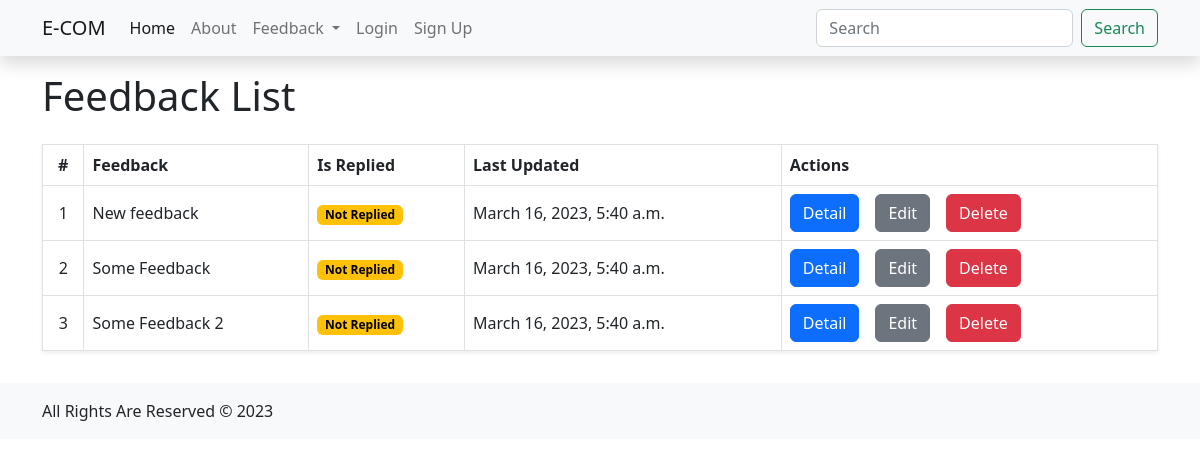
The app's page /feedbacks/list/ with its own data.
### core/models.py (models this page shows)
class FeebackModel(models.Model):
    name = models.CharField(max_length=64)
    email = models.EmailField(max_length=64)
    subject = models.CharField(max_length=255)
    message = models.TextField(max_length=500)
    is_replied = models.BooleanField(default=False)
    created_on = models.DateTimeField(auto_now_add=True)
    updated_on = models.DateTimeField(auto_now=True)
    def __str__(self) -> str:
        return self.subject

### core/views.py (the view)
# urls.py: path("feedbacks/list/", views.FeedbackListView.as_view(), name="feedback_list"),
class FeedbackListView(views.ListView):
    template_name = "core/feedback/feedback_list.html"
    model = models.FeebackModel
    context_object_name = "feedbacks"

### templates/core/feedback/feedback_list.html
{% extends '_base.html' %} {% block content %}
<div class="container-lg d-flex flex-column gap-3 py-3">
  <div class="row">
    <div class="col">
      <h1>Feedback List</h1>
    </div>
  </div>
  <div class="row">
    <div class="col">
      <table class="table table-bordered align-middle shadow-sm">
        <thead>
          <tr>
            <th class="text-center">#</th>
            <th>Feedback</th>
            <th>Is Replied</th>
            <th>Last Updated</th>
            <th>Actions</th>
          </tr>
        </thead>
        <tbody>
          {% for feedback in feedbacks %}
          <tr>
            <td class="text-center">{{forloop.counter}}</td>
            <td>{{feedback}}</td>
            <td>
              {% if not feedback.is_replied %}
              <span class="badge text-bg-warning">Not Replied</span>
              {% else %}
              <span class="badge text-bg-success">Replied</span>
              {% endif %}
            </td>
            <td>{{feedback.updated_on}}</td>
            <td>
              <div class="d-flex gap-3 flex-wrap">
                <a
                  href="{% url 'core:feedback_detail' feedback.id %}"
                  class="btn btn-primary"
                  >Detail</a
                >
                <a
                  href="{% url 'core:feedback_update' feedback.id %}"
                  class="btn btn-secondary"
                  >Edit</a
                >
                <a
                  href="{% url 'core:feedback_delete' feedback.id %}"
                  class="btn btn-danger"
                  >Delete</a
                >
              </div>
            </td>
          </tr>
          {% empty %}
          <tr>
            <td colspan="5">No Feedback Found!</td>
          </tr>
          {% endfor %}
        </tbody>
      </table>
    </div>
  </div>
</div>
{% endblock %}

### templates/_base.html (shortened to what this page needs)
{% load static %}
<!DOCTYPE html>
<html lang="en">
  <head>
    <link
      rel="stylesheet"
      href="{% static 'bootstrap-5.2.3-dist/css/bootstrap.css' %}"
    />
    <link rel="stylesheet" href="{% static 'css/style.css' %}" />
  </head>
  <body>
    {% include "partials/_navbar.html" %}
    {% block content %}{% endblock content %}
    {% include "partials/_footer.html" %}
  </body>
</html>

### templates/partials/_navbar.html (shortened to what this page needs)
<nav class="navbar navbar-expand-lg bg-light shadow">
  <div class="container-lg">
    <a class="navbar-brand" href="#">E-COM</a>
    <div class="collapse navbar-collapse" id="navbarSupportedContent">
      <ul class="navbar-nav me-auto mb-2 mb-lg-0">
        <li class="nav-item">
          <a class="nav-link active" href="{% url 'core:home' %}">Home</a>
        </li>
        <li class="nav-item">
          <a class="nav-link" href="{% url 'core:about' %}">About</a>
        </li>
        <li class="nav-item dropdown">
          <a
            class="nav-link dropdown-toggle"
            href="#"
            role="button"
            data-bs-toggle="dropdown"
            aria-expanded="false"
          >
            Feedback
          </a>
        </li>
        {% if user.is_authenticated %}
        <li class="nav-item ms-auto">
          {% if user.profilemodel %}
          <a class="nav-link" href="{% url 'accounts:profile_detail' user.profilemodel.id %}">{{user}}</a>
          {% else %}
          <a class="nav-link" href="{% url 'accounts:profile_create' %}">{{user}}</a>
          {% endif %}
        </li>
        <li class="nav-item">
          <a class="nav-link" href="{% url 'accounts:logout' %}">Logout</a>
        </li>
        {% else %}
        <li class="nav-item ms-auto">
          <a class="nav-link" href="{% url 'accounts:login' %}">Login</a>
        </li>
        <li class="nav-item ms-auto">
          <a class="nav-link" href="{% url 'accounts:signup' %}">Sign Up</a>
        </li>
        {% endif %}
      </ul>
      <form class="d-flex" role="search">
        <input
          class="form-control me-2"
          type="search"
          placeholder="Search"
          aria-label="Search"
        />
        <button class="btn btn-outline-success" type="submit">Search</button>
      </form>
    </div>
  </div>
</nav>

### templates/partials/_footer.html (shortened to what this page needs)
<footer class="bg-light mt-3">
  <div class="container-lg">
    <div class="row row-cols-3 g-3">
    </div>
    <div class="row">
      <div class="col">
        <p>All Rights Are Reserved &copy; 2023</p>
      </div>
    </div>
  </div>
</footer>

### records on screen
FeebackModel: subject "New feedback", is_replied "Not Replied", updated_on "March 16, 2023, 5:40 a.m."
FeebackModel: subject "Some Feedback", is_replied "Not Replied", updated_on "March 16, 2023, 5:40 a.m."
FeebackModel: subject "Some Feedback 2", is_replied "Not Replied", updated_on "March 16, 2023, 5:40 a.m."
